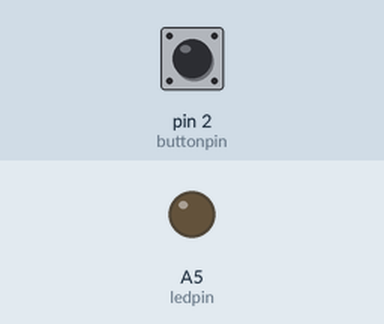
The sketch below on a simulated Arduino Uno, built with avr-gcc and run on an emulated ATmega328P. Shown: output pins drawn as LEDs (lit = HIGH). The inputs (shaded band) are chosen by the test bench; at power-on: pin 2 (buttonpin) LOW.

Above: at 1.2 s.
1.3 s: pin 2 (buttonpin) pulled HIGH for 0.15 s
4.3 s: pin 2 (buttonpin) pulled HIGH for 1 s
6.8 s: pin 2 (buttonpin) pulsed HIGH 2 times (0.12 s each, 0.3 s apart)
At 7.07 s:
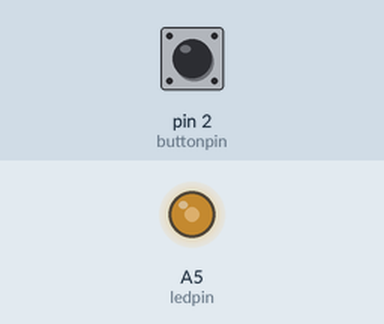
Timing chart, 0 to 9.8 s (numbered marks = the images above; inputs shaded):
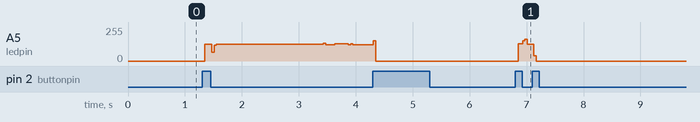

The sketch:

Fibonacci.ino
```cpp
const int ledpin=A5;
int ledstate=LOW;
const int buttonpin=2;
boolean buttonstate=LOW;
int count=0;
int first=0;
int second=1;
int next;

void setup() {
  // put your setup code here, to run once:
pinMode(buttonpin,INPUT);
pinMode(ledpin,OUTPUT);
}

void loop() {
  // put your main code here, to run repeatedly:
if(debounce(buttonstate)==HIGH&&buttonstate==LOW)
{  count++;
   buttonstate=HIGH; }
   else
   if(debounce(buttonstate)==LOW&&buttonstate==HIGH)
   buttonstate=LOW;

   if(count%2==1)
   { for (int j=0;j<256;j++)
   {
      if (j<=1)
        { next=j;
          analogWrite(ledpin,next);}
      else
      {
         next=first+second;
         first=second;
         second=next;
         analogWrite(ledpin,next);}

   }
    }
   else
    analogWrite(ledpin,0);
}

boolean debounce(boolean buttonstate)
{
   boolean nowstate=digitalRead(buttonpin);
   if(buttonstate!=nowstate)
   {   delay(10);
       nowstate=digitalRead(buttonpin);}
       return nowstate;
}
```

Measured:
- after the input at 6.8 s, A5 (ledpin): 0/255 → 128/255 after 0.05 s, → 125/255 0.08 s later, → 0/255 0.20 s later
